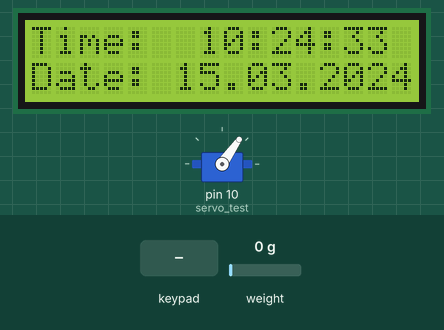
This sketch was run on a simulated Arduino Uno, built with avr-gcc and run on an emulated ATmega328P. Parts: 16×2 character LCD, servo. The inputs (shaded band) are chosen by the test bench; at power-on: weight on the scale 0 g. The local clock reads 2024-03-15 10:24:30 at power-on unless the sketch sets it; what the sketch prints to the serial monitor is not drawn.

Above: at 3.5 s.
3.6 s: key 'A' pressed
At 6.4 s:
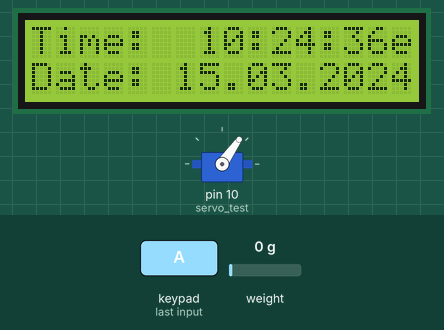
6.6 s: weight on the scale set to 90 g
9.6 s: weight on the scale set to 110 g
At 10.7 s:
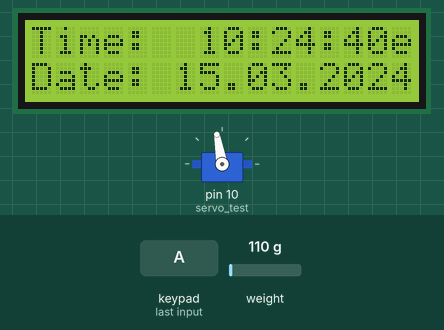
12.6 s: keypad keys 2 3 4 5 A pressed 0.4 s apart
At 14.93 s:
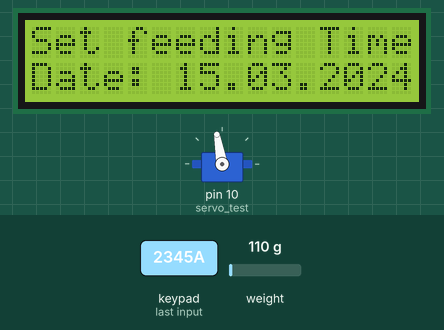
16.5 s: keypad keys 2 3 4 5 * pressed 0.4 s apart
At 19.5 s:
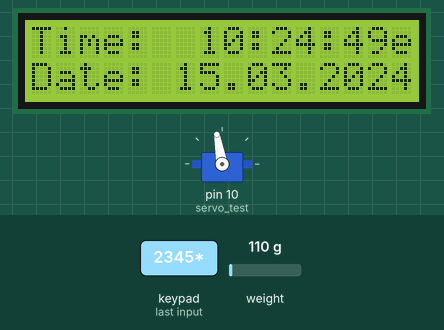
20.4 s: key '*' pressed
At 21.8 s:
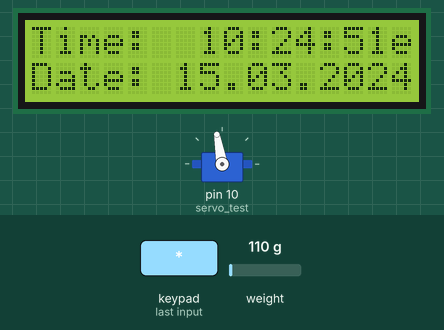
Timing chart, 0 to 23.4 s (numbered marks = the images above; inputs shaded):
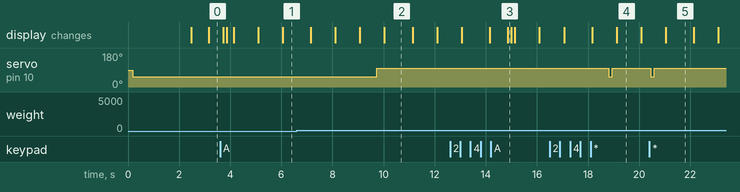

The sketch:

MAIN_WITH_LOAD_CELL_WORK.ino
```cpp
#include <DS3231.h>
#include <Servo.h>
#include <LiquidCrystal_I2C.h>
#include <Keypad.h>
#include <Wire.h>
#include "HX711.h"
//all part function only system and kaypad not
//Keypad pin start from red  2.3.4.5.6.7.8.9
//DS3231  rtc(A2, A3);DS3231  rtc(SDA, SCL);
//servo,orange to pin10,red is +,brown is -
//lcd scl is A5 and sda is A4
//FOR LOAD CELL CAN USE SCK ISPIN A1 AND DT IS A0

//setup load cell
HX711 scale(A1, A0);

float calibration_factor = -400; // this calibration factor is adjusted according to my load cell
float units;
float ounces;
//end setup loadcell
const byte ROWS = 4; // Four rows
const byte COLS = 4; // Three columns

// Define the Keymap

char keys[ROWS][COLS] = {

  {'1','2','3','A'},

  {'4','5','6','B'},

  {'7','8','9','C'},

  {'*','0','#','D'}

};

// Connect keypad ROW0, ROW1, ROW2 and ROW3 to these Arduino pins.

byte rowPins[ROWS] = { 2, 3, 4, 5 };

// Connect keypad COL0, COL1 and COL2 to these Arduino pins.

byte colPins[COLS] = { 6, 7, 8, 9 };

//  Create the Keypad
  Keypad kpd = Keypad( makeKeymap(keys), rowPins, colPins, ROWS, COLS );


DS3231  rtc(A2, A3);
Servo servo_test;      //initialize a servo object for the connected servo
LiquidCrystal_I2C lcd(0x27,16,2);

 //int angle = 0;
// int potentio = A0;      // initialize the A0analog pin for potentiometer
 int t1, t2, t3, t4, t5, t6;


boolean feed = false; // condition for alarm

 char key;
 int r[6];

 void setup()
 {
  lcd.init();                      // initialize the lcd
  lcd.init();
  lcd.backlight();
  servo_test.attach(10);   // attach the signal pin of servo to pin9 of arduino
  rtc.begin();
  lcd.begin(16,2);
  servo_test.write(55);
  Serial.begin(9600);
  //LOAD CELL
  Serial.println("HX711 calibration sketch");
  Serial.println("Remove all weight from scale");
  Serial.println("After readings begin, place known weight on scale");
  Serial.println("Press + or a to increase calibration factor");
  Serial.println("Press - or z to decrease calibration factor");

  scale.set_scale();
  scale.tare();  //Reset the scale to 0

  long zero_factor = scale.read_average(); //Get a baseline reading
  Serial.print("Zero factor: "); //This can be used to remove the need to tare the scale. Useful in permanent scale projects.
  Serial.println(zero_factor);
  //LOAD CELL
 }

 void loop()
 {//LOADCELL
    scale.set_scale(calibration_factor); //Adjust to this calibration factor

  Serial.print("Reading: ");
  units = scale.get_units(), 10;
  if (units < 0)
  {
    units = 0.00;
  }
  if (units > 100)
  {
   servo_test.write(100);
  }
  if (units < 100)
  {
   servo_test.write(55);
  }
  ounces = units * 0.035274;
  Serial.print(units);
  Serial.print(" grams");
  Serial.print(" calibration_factor: ");
  Serial.print(calibration_factor);
  Serial.println();

  if(Serial.available())
  {
    char temp = Serial.read();
    if(temp == '+' || temp == 'a')
      calibration_factor += 1;
    else if(temp == '-' || temp == 'z')
      calibration_factor -= 1;
  }//LOAD CELL

 lcd.setCursor(0,0);
 char buttonPress;
 buttonPress = kpd.getKey();

  if (buttonPress == 'A'){
      lcd.clear();
      lcd.print("Set feeding Time");
  }

  if(buttonPress == '*'){
    //stop feeding
    servo_test.write(55); // set motor to zero to stop
    feed = false;
   }

  if(buttonPress == '#'){
    //stop feeding
    servo_test.write(100);
    feed = true;
  }


//Serial.println(buttonPress);

 lcd.print("Time:  ");
 String t = "";
 t = rtc.getTimeStr();
 t1 = t.charAt(0)-48;
 t2 = t.charAt(1)-48;
 t3 = t.charAt(3)-48;
 t4 = t.charAt(4)-48;
 t5 = t.charAt(6)-48;
 t6 = t.charAt(7)-48;

 lcd.print(rtc.getTimeStr());
 lcd.setCursor(0,1);
 lcd.print("Date: ");
 lcd.print(rtc.getDateStr());

 if (t1==r[0] && t2==r[1] && t3==r[2] && t4==r[3]&& t5<1 && t6<3 && feed==true)
 {
  servo_test.write(100);                   //command to rotate the servo to the specified angle
   delay(400);
  servo_test.write(55);
  feed=false;
 }
 }
void startMotor(){
  Serial.println("Starting Motor");
  servo_test.write(100);                   //command to rotate the servo to the specified angle
   delay(400);
  servo_test.write(55);
  feed=false;
//  StepsRequired  =  0;//steper stop
//  steppermotor.step(StepsRequired);
}
void setFeedingTime()
{
  feed = true;
   int i=0;

  lcd.clear();
  lcd.setCursor(0,0);
  lcd.print("Set feeding Time");
  lcd.clear();
  lcd.print("HH:MM");
  lcd.setCursor(0,1);


  while(1){
    key = kpd.getKey();

    char j;

  if(key!=NO_KEY){

    lcd.setCursor(j,1);

    lcd.print(key);

    r[i] = key-48;
    i++;
    j++;

    if (j==2)
    {
      lcd.print(":"); j++;
    }
    delay(500);
  }

  if (key == 'D')
  {key=0; break; }
  }
}
```

Measured:
- the behaviour switches between 100 and 101 g on weight on the scale (found by bisection; images 1 and 2)
- after the input at 3.6 s, the display: first changes after 0.12 s (image 1 shows a later state)
- after the input at 9.6 s, servo on pin 10 (servo_test): 55° → 100° after 0.12 s
- after the input at 12.6 s, the display: first differs from a run without the input after 2.3 s (image 3)
- after the input at 16.5 s, servo on pin 10 (servo_test): 100° → 55° after 2.3 s, → 100° 0.13 s later
- after the input at 20.4 s, servo on pin 10 (servo_test): 100° → 55° after 0.06 s, → 100° 0.13 s later
- what the display in image 2 shows lasts 1.1 s, from 10.0 s to 11.1 s
